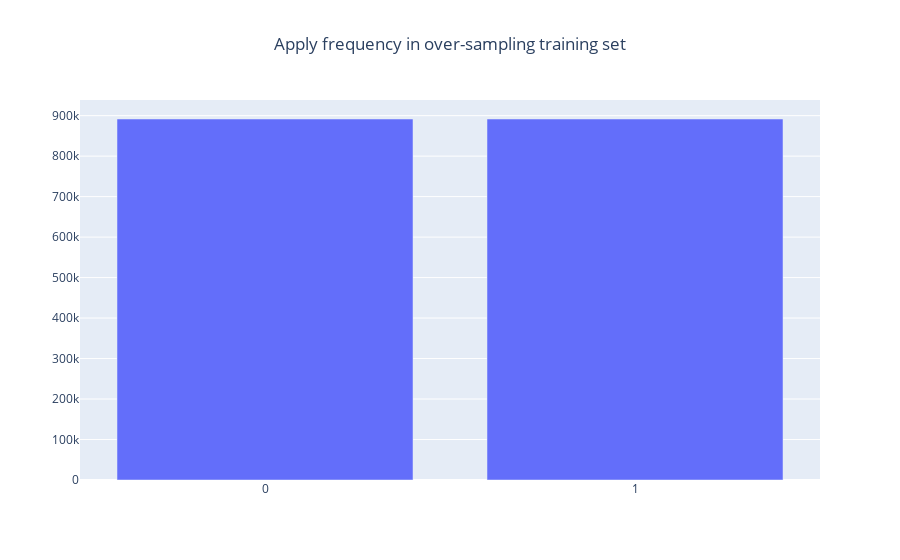

The notebook cell this image was saved under:
### Code cell
print('After oversampling(SMOTE):')
fig = go.Figure([go.Bar(x=train_y1.unique(), y=train_y1.value_counts())])
fig.update_layout(xaxis_type='category', title_text='Apply frequency in over-sampling training set', title_x=0.5)
fig.show()

### Figure 1 — Plotly figure (JSON) as saved in the notebook; plotly's stock layout.template omitted (floating-point values rounded to 4 significant figures)
{"data": [{"type": "bar", "x": [0, 1], "y": [891746, 891746]}], "layout": {"title": {"text": "Apply frequency in over-sampling training set", "x": 0.5}, "xaxis": {"type": "category"}}}
